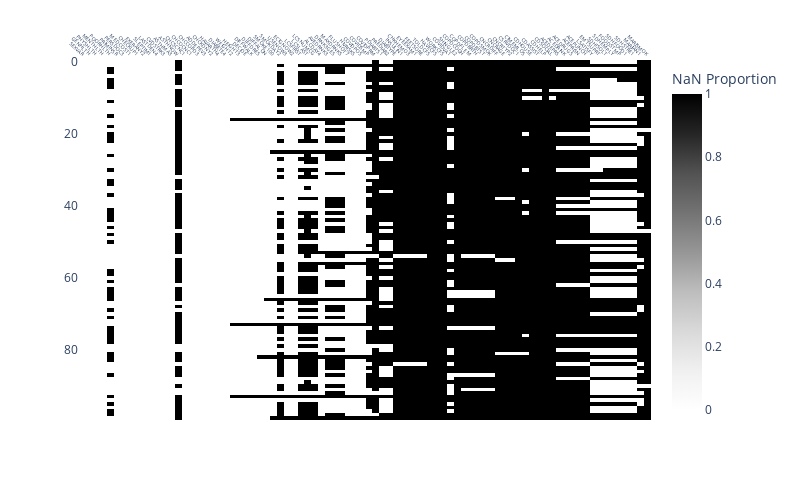

Notebook code cell kept with this figure:
### Code cell
"""
Heatmap visualization using Plotly.
Colors will be:
    from -inf to central_limit_val : black
    from central_limit_val to +inf : blue to pink shades
Args:
    matrix: 2D array containing the data values
    xlabels: Labels for x-axis (columns)
    ylabels: Labels for y-axis (rows)
    central_limit_val: Define color thresold. If None, auto-calculated
    plot: Whether to display the plot
    full_plotly_offline: Whether to include full Plotly JS in HTML output
Returns:
    HTML string of the plot
"""

def plot_nan_proportion_heatmap(matrix, xlabels, ylabels, width=800, height=500, plot=True, full_plotly_offline=False):
    # Convert to DataFrame
    df = pd.DataFrame(matrix, columns=xlabels, index=ylabels)

    # Create a NaN indicator matrix: 1 for NaN, 0 for non-NaN
    nan_indicator = df.isna().astype(int)

    # Plot the NaN indicator matrix
    fig = px.imshow(
        nan_indicator,
        width=width,
        height=height,
        template="plotly_white",
        color_continuous_scale="Greys",  # Use a grayscale gradient
        labels={"color": "NaN Proportion"},
        aspect="auto",
        zmin=0,
        zmax=1,
    )
    fig.update_xaxes(side="top", tickangle=45, tickfont=dict(size=5))
    fig.update_layout(
        margin=dict(pad=1),
        # title="Proportion of NaN Values (1 = NaN, 0 = Non-NaN)",

    )

    # Return or show
    if plot:
        fig.show()
    if full_plotly_offline:
        return fig.to_html(full_html=True)
    else:
        return fig.to_html(full_html=False, include_plotlyjs=False)


plot_nan_proportion_heatmap(df.head(100), xlabels=column_of_interest, ylabels=range(100))

### Figure 1 — Plotly figure (JSON) as saved in the notebook; plotly's stock layout.template omitted (floating-point values rounded to 4 significant figures; data arrays with more than 128 entries replaced by an {"elided": "..."} marker saying what was removed)
{"data": [{"coloraxis": "coloraxis", "hovertemplate": "x: %{x}<br>y: %{y}<br>NaN Proportion: %{z}<extra></extra>", "name": "0", "type": "heatmap", "x": ["SEXVAR", "GENHLTH", "PHYSHLTH", "MENTHLTH", "POORHLTH", "PRIMINSR", "PERSDOC3", "MEDCOST1", "CHECKUP1", "EXERANY2", "SLEPTIM1", "LASTDEN4", "CVDSTRK3", "ASTHMA3", "ASTHNOW", "CHCSCNC1", "CHCOCNC1", "CHCCOPD3", "ADDEPEV3", "CHCKDNY2", "HAVARTH4", "DIABETE4", "WEIGHT2", "HEIGHT3", "DECIDE", "DIFFWALK", "DIFFDRES", "DIFFALON", "SMOKE100", "SMOKDAY2", "USENOW3", "ECIGNOW2", "LCSFIRST", "LCSLAST", "LCSNUMCG", "ALCDAY4", "AVEDRNK3", "DRNK3GE5", "MAXDRNKS", "FLUSHOT7", "HIVRISK5", "COVIDPOS", "COVIDSMP", "COVIDPRM", "PDIABTS1", "PREDIAB2", "DIABTYPE", "INSULIN1", "CHKHEMO3", "EYEEXAM1", "FEETSORE", "TOLDCFS", "HAVECFS", "WORKCFS", "COVIDVA1", "SHINGLE2", "COPDCOGH", "COPDFLEM", "COPDBRTH", "COPDBTST", "COPDSMOK", "CNCRDIFF", "CNCRAGE", "CNCRTYP2", "CSRVDOC1", "CIMEMLOS", "CDHOUSE", "CDASSIST", "CDHELP", "CDSOCIAL", "ACEDEPRS", "ACEDRINK", "ACEDRUGS", "ACEPRISN", "ACEPUNCH", "LSATISFY", "EMTSUPRT", "SDHISOLT", "SDHEMPLY", "FOODSTMP", "SDHFOOD1", "SDHSTRE1", "MARIJAN1", "MARJSMOK"], "xaxis": "x", "y": [0, 1, 2, 3, 4, 5, 6, 7, 8, 9, 10, 11, 12, 13, 14, 15, 16, 17, 18, 19, 20, 21, 22, 23, 24, 25, 26, 27, 28, 29, 30, 31, 32, 33, 34, 35, 36, 37, 38, 39, 40, 41, 42, 43, 44, 45, 46, 47, 48, 49, 50, 51, 52, 53, 54, 55, 56, 57, 58, 59, 60, 61, 62, 63, 64, 65, 66, 67, 68, 69, 70, 71, 72, 73, 74, 75, 76, 77, 78, 79, 80, 81, 82, 83, 84, 85, 86, 87, 88, 89, 90, 91, 92, 93, 94, 95, 96, 97, 98, 99], "yaxis": "y", "z": {"elided": "100x84 int values"}}], "layout": {"coloraxis": {"cmax": 1, "cmin": 0, "colorbar": {"title": {"text": "NaN Proportion"}}, "colorscale": [[0, "rgb(255,255,255)"], [0.125, "rgb(240,240,240)"], [0.25, "rgb(217,217,217)"], [0.375, "rgb(189,189,189)"], [0.5, "rgb(150,150,150)"], [0.625, "rgb(115,115,115)"], [0.75, "rgb(82,82,82)"], [0.875, "rgb(37,37,37)"], [1, "rgb(0,0,0)"]]}, "height": 500, "margin": {"pad": 1, "t": 60}, "width": 800, "xaxis": {"anchor": "y", "domain": [0, 1], "side": "top", "tickangle": 45, "tickfont": {"size": 5}}, "yaxis": {"anchor": "x", "autorange": "reversed", "domain": [0, 1]}}}
